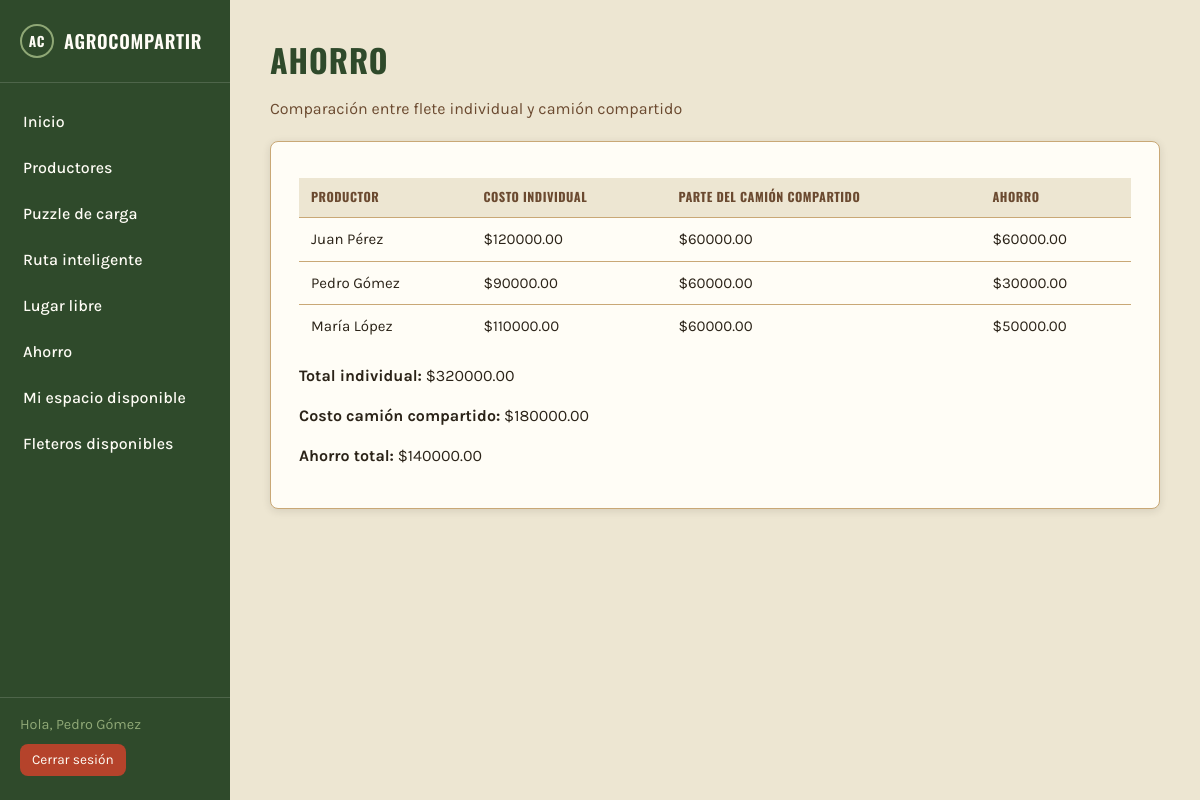
The app's page /ahorro (signed in) with its own data.
### tables this page shows
CREATE TABLE productores (
        id INTEGER PRIMARY KEY AUTOINCREMENT,
        usuario_id INTEGER NOT NULL,
        nombre_productor TEXT NOT NULL,
        localidad TEXT NOT NULL,
        producto TEXT NOT NULL,
        cantidad_cajones INTEGER NOT NULL,
        peso_por_cajon REAL NOT NULL,
        costo_viaje REAL NOT NULL,
        FOREIGN KEY (usuario_id) REFERENCES usuarios (id)
    );

### app.py (the view)
@app.route('/ahorro')
@login_requerido
def ahorro():
    return render_template('ahorro.html', datos=funciones.calcular_ahorro())

### app.py (called while the page is built)
def login_requerido(vista):
    @wraps(vista)
    def envoltura(*args, **kwargs):
        if not session.get('usuario_id'):
            return redirect(url_for('login'))
        return vista(*args, **kwargs)
    return envoltura

### funciones.py (called while the page is built)
def obtener_conexion():
    conexion = sqlite3.connect('database.db')
    return conexion

### templates/ahorro.html
{% extends "base.html" %}
{% block contenido %}
<h1>Ahorro</h1>
<p class="subtitulo">Comparación entre flete individual y camión compartido</p>
<div class="tarjeta">
    {% if datos.detalle %}
    <table class="tabla">
        <thead>
            <tr>
                <th>Productor</th>
                <th>Costo individual</th>
                <th>Parte del camión compartido</th>
                <th>Ahorro</th>
            </tr>
        </thead>
        <tbody>
            {% for d in datos.detalle %}
            <tr>
                <td>{{ d.nombre }}</td>
                <td>${{ "%.2f"|format(d.costo_individual) }}</td>
                <td>${{ "%.2f"|format(d.parte_compartida) }}</td>
                <td>${{ "%.2f"|format(d.ahorro) }}</td>
            </tr>
            {% endfor %}
        </tbody>
    </table>
    <p><strong>Total individual:</strong> ${{ "%.2f"|format(datos.costo_individual_total) }}</p>
    <p><strong>Costo camión compartido:</strong> ${{ "%.2f"|format(datos.costo_compartido) }}</p>
    <p><strong>Ahorro total:</strong> ${{ "%.2f"|format(datos.ahorro_total) }}</p>
    {% else %}
    <p>Todavía no hay productores cargados para calcular el ahorro.</p>
    {% endif %}
</div>
{% endblock %}

### templates/base.html (shortened to what this page needs)
<!DOCTYPE html>
<html lang="es">
<head>
    <link rel="stylesheet" href="{{ url_for('static', filename='style.css') }}">
</head>
<body>
<div class="layout">
    {% if session.usuario_id %}
    <nav class="menu">
        <div class="menu-titulo">
            <span class="sello">AC</span>
            AgroCompartir
        </div>
        <ul>
            <li><a href="{{ url_for('dashboard') }}">Inicio</a></li>
            <li><a href="{{ url_for('productores') }}">Productores</a></li>
            <li><a href="{{ url_for('camion') }}">Puzzle de carga</a></li>
            <li><a href="{{ url_for('ruta') }}">Ruta inteligente</a></li>
            <li><a href="{{ url_for('lugar_libre') }}">Lugar libre</a></li>
            <li><a href="{{ url_for('ahorro') }}">Ahorro</a></li>
            {% if session.tipo_usuario == 'fletero' %}
            <li><a href="{{ url_for('vehiculo') }}">Mi espacio disponible</a></li>
            {% endif %}
            <li><a href="{{ url_for('disponibilidad') }}">Fleteros disponibles</a></li>
        </ul>
        <div class="menu-usuario">
            <span>Hola, {{ session.usuario_nombre }}</span>
            <a href="{{ url_for('logout') }}" class="boton-salir">Cerrar sesión</a>
        </div>
    </nav>
    {% endif %}
    <main class="contenido">
        {% block contenido %}{% endblock %}
    </main>
</div>
</body>
</html>

### static/style.css (style rules this page uses)
:root { --fondo: #EDE6D2; --verde-oscuro: #2F4A2B; --verde-medio: #4C6B3F; --verde-claro: #8FA876; --tierra: #6B4A30; --tierra-clara: #C9A876; --blanco: #FFFDF6; --tomate: #B5432B; --melon: #C98A1F; --uva: #5B3A5C; --texto: #2B2318; --error: #A5322A; --exito: #35662E; --fuente-titulo: 'Oswald', sans-serif; --fuente-texto: 'Karla', sans-serif; --radio: 8px; --sombra: 0 2px 8px rgba(43, 35, 24, 0.12); }
* { box-sizing: border-box; }
body { margin: 0; background-color: var(--fondo); color: var(--texto); font-family: var(--fuente-texto); font-size: 16px; line-height: 1.5; }
h1, h2, h3 { font-family: var(--fuente-titulo); text-transform: uppercase; letter-spacing: 0.03em; color: var(--verde-oscuro); margin-top: 0; }
a { color: var(--verde-medio); }
.layout { display: flex; min-height: 100vh; }
.menu { width: 230px; flex-shrink: 0; background-color: var(--verde-oscuro); color: var(--blanco); display: flex; flex-direction: column; padding: 24px 0; }
.menu-titulo { display: flex; align-items: center; gap: 10px; padding: 0 20px 24px 20px; font-family: var(--fuente-titulo); font-size: 1.15rem; font-weight: 600; text-transform: uppercase; letter-spacing: 0.04em; border-bottom: 1px solid rgba(255, 253, 246, 0.15); margin-bottom: 16px; }
.sello { flex-shrink: 0; width: 34px; height: 34px; border-radius: 50%; border: 2px solid var(--verde-claro); display: flex; align-items: center; justify-content: center; font-family: var(--fuente-titulo); font-size: 0.85rem; font-weight: 700; }
.menu ul { list-style: none; margin: 0; padding: 0; flex-grow: 1; }
.menu li a { display: block; padding: 11px 20px; color: var(--blanco); text-decoration: none; font-weight: 500; border-left: 3px solid transparent; }
.menu-usuario { padding: 16px 20px 0 20px; border-top: 1px solid rgba(255, 253, 246, 0.15); font-size: 0.9rem; }
.menu-usuario span { display: block; margin-bottom: 8px; color: var(--verde-claro); }
.boton-salir { display: inline-block; color: var(--blanco) !important; background-color: var(--tomate); padding: 6px 12px; border-radius: var(--radio); text-decoration: none; font-size: 0.85rem; }
.contenido { flex-grow: 1; padding: 36px 40px; max-width: 980px; }
.tarjeta { background-color: var(--blanco); border: 1px solid var(--tierra-clara); border-radius: var(--radio); box-shadow: var(--sombra); padding: 24px 28px; margin-bottom: 24px; }
.subtitulo { color: var(--tierra); margin-top: -8px; margin-bottom: 20px; }
table.tabla { width: 100%; border-collapse: collapse; margin-top: 12px; }
table.tabla th, table.tabla td { text-align: left; padding: 10px 12px; border-bottom: 1px solid var(--tierra-clara); font-size: 0.94rem; }
table.tabla th { font-family: var(--fuente-titulo); text-transform: uppercase; font-size: 0.78rem; letter-spacing: 0.04em; color: var(--tierra); background-color: var(--fondo); }
table.tabla tr:last-child td { border-bottom: none; }

### records on screen
productores: usuario_nombre "Pedro Gómez", nombre "Pedro Gómez", costo_individual "90000.00", parte_compartida "60000.00", ahorro "30000.00"
productores: nombre "Juan Pérez", costo_individual "120000.00", parte_compartida "60000.00", ahorro "60000.00"
productores: nombre "María López", costo_individual "110000.00", parte_compartida "60000.00", ahorro "50000.00"

### other values on screen
{{ "%.2f"|format(datos.costo_individual_total) }} "320000.00"
{{ "%.2f"|format(datos.costo_compartido) }} "180000.00"
{{ "%.2f"|format(datos.ahorro_total) }} "140000.00"
